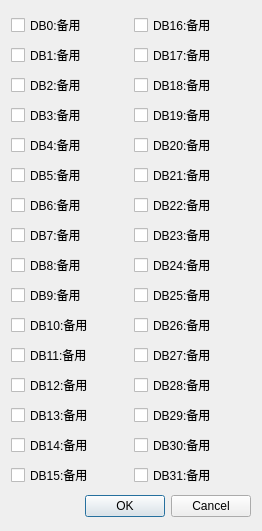
<?xml version="1.0" encoding="UTF-8"?>
<ui version="4.0">
 <class>CAttrDialog</class>
 <widget class="QDialog" name="CAttrDialog">
  <property name="geometry">
   <rect>
    <x>0</x>
    <y>0</y>
    <width>262</width>
    <height>531</height>
   </rect>
  </property>
  <property name="windowTitle">
   <string>Dialog</string>
  </property>
  <layout class="QVBoxLayout" name="verticalLayout_3">
   <item>
    <layout class="QHBoxLayout" name="horizontalLayout">
     <item>
      <layout class="QVBoxLayout" name="verticalLayout">
       <item>
        <widget class="QCheckBox" name="m_DB0CheckBox">
         <property name="text">
          <string>DB0:备用</string>
         </property>
        </widget>
       </item>
       <item>
        <widget class="QCheckBox" name="m_DB1CheckBox">
         <property name="text">
          <string>DB1:备用</string>
         </property>
        </widget>
       </item>
       <item>
        <widget class="QCheckBox" name="m_DB2CheckBox">
         <property name="text">
          <string>DB2:备用</string>
         </property>
        </widget>
       </item>
       <item>
        <widget class="QCheckBox" name="m_DB3CheckBox">
         <property name="text">
          <string>DB3:备用</string>
         </property>
        </widget>
       </item>
       <item>
        <widget class="QCheckBox" name="m_DB4CheckBox">
         <property name="text">
          <string>DB4:备用</string>
         </property>
        </widget>
       </item>
       <item>
        <widget class="QCheckBox" name="m_DB5CheckBox">
         <property name="text">
          <string>DB5:备用</string>
         </property>
        </widget>
       </item>
       <item>
        <widget class="QCheckBox" name="m_DB6CheckBox">
         <property name="text">
          <string>DB6:备用</string>
         </property>
        </widget>
       </item>
       <item>
        <widget class="QCheckBox" name="m_DB7CheckBox">
         <property name="text">
          <string>DB7:备用</string>
         </property>
        </widget>
       </item>
       <item>
        <widget class="QCheckBox" name="m_DB8CheckBox">
         <property name="text">
          <string>DB8:备用</string>
         </property>
        </widget>
       </item>
       <item>
        <widget class="QCheckBox" name="m_DB9CheckBox">
         <property name="text">
          <string>DB9:备用</string>
         </property>
        </widget>
       </item>
       <item>
        <widget class="QCheckBox" name="m_DB10CheckBox">
         <property name="text">
          <string>DB10:备用</string>
         </property>
        </widget>
       </item>
       <item>
        <widget class="QCheckBox" name="m_DB11CheckBox">
         <property name="text">
          <string>DB11:备用</string>
         </property>
        </widget>
       </item>
       <item>
        <widget class="QCheckBox" name="m_DB12CheckBox">
         <property name="text">
          <string>DB12:备用</string>
         </property>
        </widget>
       </item>
       <item>
        <widget class="QCheckBox" name="m_DB13CheckBox">
         <property name="text">
          <string>DB13:备用</string>
         </property>
        </widget>
       </item>
       <item>
        <widget class="QCheckBox" name="m_DB14CheckBox">
         <property name="text">
          <string>DB14:备用</string>
         </property>
        </widget>
       </item>
       <item>
        <widget class="QCheckBox" name="m_DB15CheckBox">
         <property name="text">
          <string>DB15:备用</string>
         </property>
        </widget>
       </item>
      </layout>
     </item>
     <item>
      <layout class="QVBoxLayout" name="verticalLayout_2">
       <item>
        <widget class="QCheckBox" name="m_DB16CheckBox">
         <property name="text">
          <string>DB16:备用</string>
         </property>
        </widget>
       </item>
       <item>
        <widget class="QCheckBox" name="m_DB17CheckBox">
         <property name="text">
          <string>DB17:备用</string>
         </property>
        </widget>
       </item>
       <item>
        <widget class="QCheckBox" name="m_DB18CheckBox">
         <property name="text">
          <string>DB18:备用</string>
         </property>
        </widget>
       </item>
       <item>
        <widget class="QCheckBox" name="m_DB19CheckBox">
         <property name="text">
          <string>DB19:备用</string>
         </property>
        </widget>
       </item>
       <item>
        <widget class="QCheckBox" name="m_DB20CheckBox">
         <property name="text">
          <string>DB20:备用</string>
         </property>
        </widget>
       </item>
       <item>
        <widget class="QCheckBox" name="m_DB21CheckBox">
         <property name="text">
          <string>DB21:备用</string>
         </property>
        </widget>
       </item>
       <item>
        <widget class="QCheckBox" name="m_DB22CheckBox">
         <property name="text">
          <string>DB22:备用</string>
         </property>
        </widget>
       </item>
       <item>
        <widget class="QCheckBox" name="m_DB23CheckBox">
         <property name="text">
          <string>DB23:备用</string>
         </property>
        </widget>
       </item>
       <item>
        <widget class="QCheckBox" name="m_DB24CheckBox">
         <property name="text">
          <string>DB24:备用</string>
         </property>
        </widget>
       </item>
       <item>
        <widget class="QCheckBox" name="m_DB25CheckBox">
         <property name="text">
          <string>DB25:备用</string>
         </property>
        </widget>
       </item>
       <item>
        <widget class="QCheckBox" name="m_DB26CheckBox">
         <property name="text">
          <string>DB26:备用</string>
         </property>
        </widget>
       </item>
       <item>
        <widget class="QCheckBox" name="m_DB27CheckBox">
         <property name="text">
          <string>DB27:备用</string>
         </property>
        </widget>
       </item>
       <item>
        <widget class="QCheckBox" name="m_DB28CheckBox">
         <property name="text">
          <string>DB28:备用</string>
         </property>
        </widget>
       </item>
       <item>
        <widget class="QCheckBox" name="m_DB29CheckBox">
         <property name="text">
          <string>DB29:备用</string>
         </property>
        </widget>
       </item>
       <item>
        <widget class="QCheckBox" name="m_DB30CheckBox">
         <property name="text">
          <string>DB30:备用</string>
         </property>
        </widget>
       </item>
       <item>
        <widget class="QCheckBox" name="m_DB31CheckBox">
         <property name="text">
          <string>DB31:备用</string>
         </property>
        </widget>
       </item>
      </layout>
     </item>
    </layout>
   </item>
   <item>
    <widget class="QDialogButtonBox" name="buttonBox">
     <property name="orientation">
      <enum>Qt::Horizontal</enum>
     </property>
     <property name="standardButtons">
      <set>QDialogButtonBox::Cancel|QDialogButtonBox::Ok</set>
     </property>
    </widget>
   </item>
  </layout>
 </widget>
 <resources/>
 <connections>
  <connection>
   <sender>buttonBox</sender>
   <signal>accepted()</signal>
   <receiver>CAttrDialog</receiver>
   <slot>accept()</slot>
   <hints>
    <hint type="sourcelabel">
     <x>248</x>
     <y>254</y>
    </hint>
    <hint type="destinationlabel">
     <x>157</x>
     <y>274</y>
    </hint>
   </hints>
  </connection>
  <connection>
   <sender>buttonBox</sender>
   <signal>rejected()</signal>
   <receiver>CAttrDialog</receiver>
   <slot>reject()</slot>
   <hints>
    <hint type="sourcelabel">
     <x>316</x>
     <y>260</y>
    </hint>
    <hint type="destinationlabel">
     <x>286</x>
     <y>274</y>
    </hint>
   </hints>
  </connection>
 </connections>
</ui>
